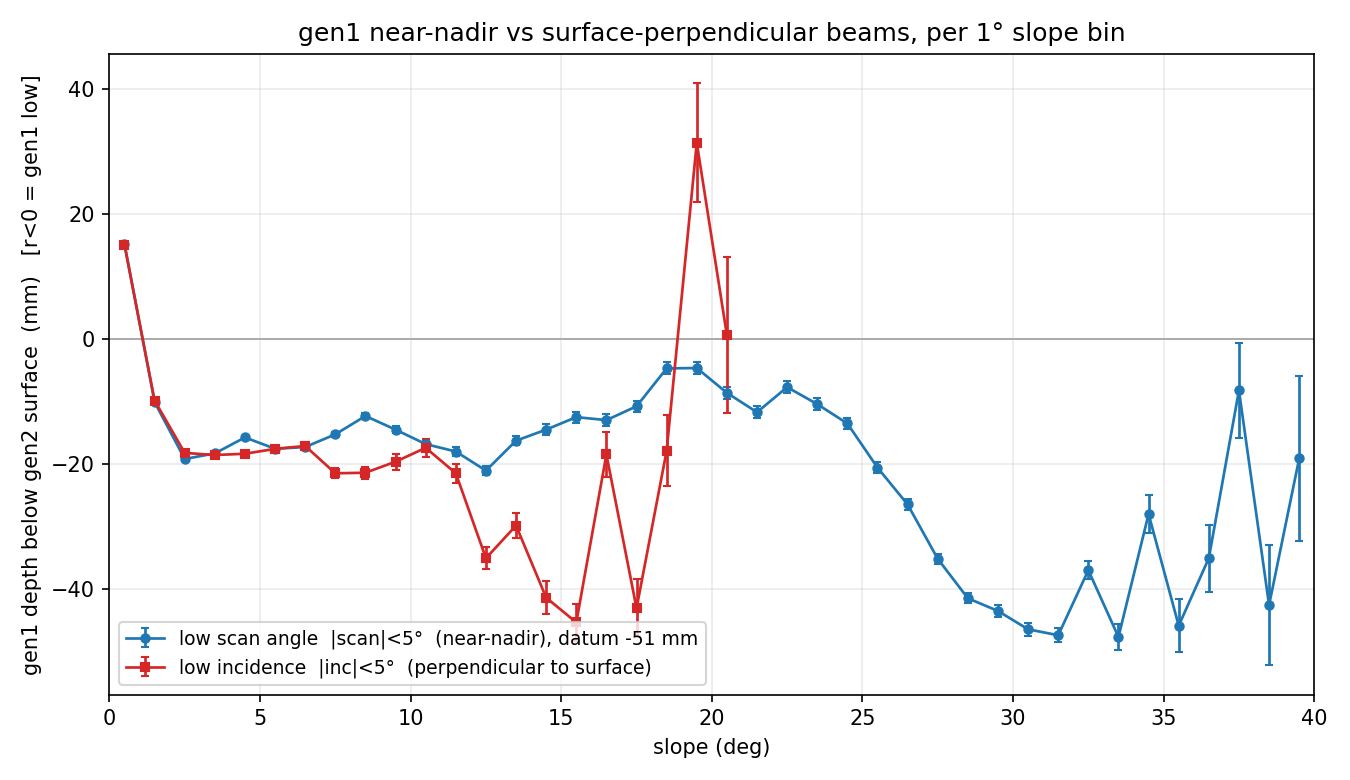

This figure's Python source:
#!/usr/bin/env python3
"""Degree-by-degree gen1 residual vs slope for two beam selections, with error bars:
  - low SCAN angle  |scan_angle| < 5 deg  (near-nadir; beam ~vertical)
  - low INCIDENCE   |incidence|  < 5 deg  (near-surface-perpendicular)
Residual r = d_mm - datum, datum = flat-ground (<3 deg) median d_mm, so r<0 = gen1
reads the ground low. Error bar = robust SE of the median = 1.2533 * NMAD / sqrt(n).

    ./lidar-icp/bin/python analysis/ridgelines/nearnadir_vs_perp_slope.py
"""
import numpy as np
import matplotlib
matplotlib.use("Agg")
import matplotlib.pyplot as plt

A = np.load("data/derived/elba_fulldensity/gen1_csf_angles.npz")
d = A["d_mm"].astype(float); sa = np.abs(A["scan_angle"].astype(float))
inc = np.abs(A["incidence"].astype(float)); sl = A["slope"].astype(float)
ok = np.isfinite(d) & np.isfinite(sa) & np.isfinite(inc) & np.isfinite(sl)
d, sa, inc, sl = d[ok], sa[ok], inc[ok], sl[ok]
datum = np.median(d[sl < 3]); r = d - datum

def nmad(x): return 1.4826 * np.median(np.abs(x - np.median(x)))

def curve(mask, nmin=100):
    edges = np.arange(0, 41, 1.0)
    xc, med, se = [], [], []
    for lo, hi in zip(edges[:-1], edges[1:]):
        v = r[mask & (sl >= lo) & (sl < hi)]
        if v.size < nmin:
            continue
        xc.append((lo + hi) / 2); med.append(np.median(v))
        se.append(1.2533 * nmad(v) / np.sqrt(v.size))
    return np.array(xc), np.array(med), np.array(se)

xs, ms, es = curve(sa < 5)      # near-nadir
xp, mp, ep = curve(inc < 5)     # perpendicular

fig, ax = plt.subplots(figsize=(9, 5.2), dpi=150)
ax.axhline(0, color="0.6", lw=0.8, zorder=0)
ax.errorbar(xs, ms, yerr=es, fmt="o-", ms=4, lw=1.3, capsize=2, color="#1f77b4",
            label=f"low scan angle  |scan|<5°  (near-nadir), datum {datum:+.0f} mm")
ax.errorbar(xp, mp, yerr=ep, fmt="s-", ms=4, lw=1.3, capsize=2, color="#d62728",
            label="low incidence  |inc|<5°  (perpendicular to surface)")
ax.set_xlabel("slope (deg)")
ax.set_ylabel("gen1 depth below gen2 surface  (mm)   [r<0 = gen1 low]")
ax.set_title("gen1 near-nadir vs surface-perpendicular beams, per 1° slope bin")
ax.legend(loc="lower left", fontsize=9)
ax.set_xlim(0, 40)
ax.grid(True, alpha=0.25)
fig.tight_layout()
out = "analysis/ridgelines/nearnadir_vs_perp_slope.png"
fig.savefig(out)
print("wrote", out, "size", fig.get_size_inches() * fig.dpi)
print("near-nadir  last x:", xs[-1] if len(xs) else None,
      " perpendicular last x:", xp[-1] if len(xp) else None)
